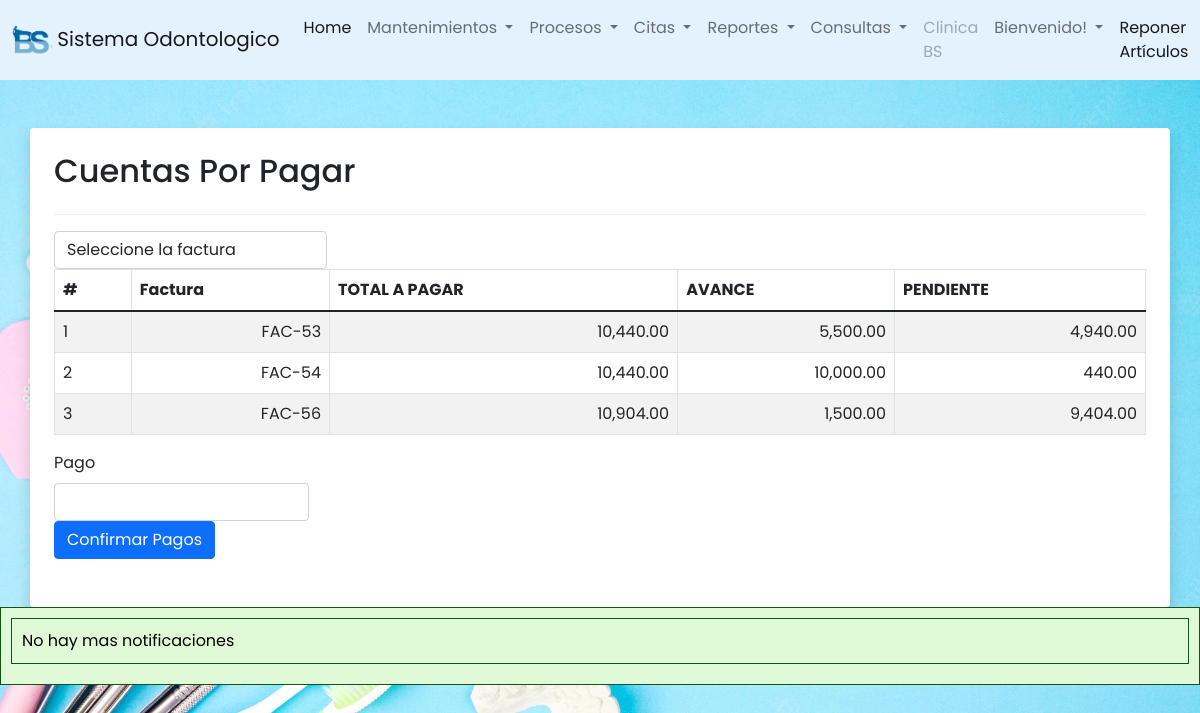
The page /odontologia/CXP/cxp.php on the database its author committed.
### tables this page shows
CREATE TABLE `cxp` (
  `id_cxp` int(11) NOT NULL,
  `id_fac` int(11) DEFAULT NULL,
  `pend` decimal(10,2) DEFAULT NULL,
  `pagado` decimal(10,2) DEFAULT NULL,
  `status` int(11) DEFAULT NULL
);

CREATE TABLE `factura_compra` (
  `id_fac` int(11) NOT NULL,
  `fec_fac` datetime DEFAULT NULL,
  `tip_fac` int(11) DEFAULT NULL,
  `subtotal` decimal(10,2) DEFAULT NULL,
  `itbis` decimal(10,2) DEFAULT NULL,
  `total` decimal(10,2) DEFAULT NULL,
  `status` int(11) DEFAULT NULL,
  `concepto` int(11) DEFAULT NULL,
  `entidad` int(11) DEFAULT NULL
);

### odontologia/CXP/cxp.php (the view, shortened to what this page needs)
 <?php include("../includes/header.php");
include("../conexion.php");
 ?>
<head><title>CXP</title></head>
<body>
	    <div class="container bg-white rounded shadow p-4 col-xl-4 col-lg-6" style="width: auto">
        <h2 class="w-100 text-left mb-4">Cuentas Por Pagar</h2>
        <hr style="color: #9999" />
        <form name="formulario" method="POST" action="insertar_cxp.php">
  <div class="row">
   <div id="div_facturacion">
   <div class="col-7 col-md-3">
               <select class="form-control" name="id_fac" required>
<option value="">Seleccione la factura</option>
</select>
   </div>
  <table class="table table-striped table-bordered">
  	<thead class="">
  	<tr>
  		<th style="text-align: left;">#</th>
  		<th>Factura</th>
  		<th>TOTAL A PAGAR</th>
  		<th>AVANCE</th>
  		<th>PENDIENTE</th>
  	</tr>
  	</thead>
  	<tbody>
  		      <?php
$sql="SELECT cxp.id_fac,cxp.pend Pendiente,cxp.pagado Pagado,f_c.total A_pagar,cxp.status FROM cxp inner join factura_compra f_c on f_c.id_fac=cxp.id_fac WHERE cxp.status=3";
                            $query = mysqli_query($conexion,$sql);
                            $i=0;
                 while ($valores = mysqli_fetch_array($query) ) {
$i++;
echo '
                                <tr>
                                <td style="text-align: left;">'.$i.'</td >
                               <td>'."FAC-".$valores['id_fac'].'</td>
                <td>'.number_format($valores["A_pagar"],2).'</td>
                <td>'.number_format($valores["Pagado"],2).'</td>
                <td>'.number_format($valores["Pendiente"],2).'</td>
                </tr>
     ';
}
                        ?>
  	</tbody>
  </table>
   </div>
<div class="col-7 col-md-3">
<label for="color" class="form-label">Pago</label>
<input class="form-control" id="pago" required type="number" name="pago" min="1">
</div>
  </div>
  <div class="col-7 col-md-3" >
    <button type="submit" class="btn btn-primary" name="guardar">Confirmar Pagos</button>
      </div>
</form>
<br>
    </div>
</body>
<?php include("../includes/footer.php"); ?>

### odontologia/includes/header.php (shortened to what this page needs)
<!DOCTYPE html>
<html lang="en">
<head>
  <link href="https://cdn.jsdelivr.net/npm/bootstrap@5.1.3/dist/css/bootstrap.min.css" rel="stylesheet">
  <link rel="stylesheet" href="../CSS/styl.css">
</head>
<body>
  <nav class="navbar navbar-expand-lg  navbar-light mb-5" style="background-color: #e3f2fd;">
    <div class="container-fluid">
      <a class="navbar-brand" href="#">
        <img src="../principal/bs.png" width="40" height="30" class="d-inline-block aling-top" alt="" loading="lazy">
        Sistema Odontologico</a>
      <div class="collapse navbar-collapse" id="navbarSupportedContent">
        <ul class="navbar-nav me-auto mb-2 mb-lg-0">
          <li class="nav-item">
            <a class="nav-link active" aria-current="page" href="../principal/menu.php">Home</a>
          </li>
          <li class="nav-item dropdown">
            <a class="nav-link dropdown-toggle" href="#" id="navbarDropdown" role="button" data-bs-toggle="dropdown" aria-expanded="false">
              Mantenimientos
            </a>
          </li>
          <li class="nav-item dropdown">
            <a class="nav-link dropdown-toggle" href="#" id="navbarDropdown" role="button" data-bs-toggle="dropdown" aria-expanded="false">
              Procesos
            </a>
          </li>
          <li class="nav-item dropdown">
            <a class="nav-link dropdown-toggle" href="#" id="navbarDropdown" role="button" data-bs-toggle="dropdown" aria-expanded="false">
              Citas
            </a>
          </li>
          <li class="nav-item dropdown">
            <a class="nav-link dropdown-toggle" href="#" id="navbarDropdown" role="button" data-bs-toggle="dropdown" aria-expanded="false">
              Reportes
            </a>
          </li>
          <li class="nav-item dropdown">
            <a class="nav-link dropdown-toggle" href="#" id="navbarDropdown" role="button" data-bs-toggle="dropdown" aria-expanded="false">
              Consultas
            </a>
          </li>
          <li class="nav-item">
            <a class="nav-link disabled">Clinica BS</a>
          </li>
          <li class="nav-item dropdown">
            <a class="nav-link dropdown-toggle" href="#" id="navbarDropdownMenuLink" role="button" data-bs-toggle="dropdown" aria-expanded="false">
              Bienvenido! <?php echo $_SESSION['cliente'];?> </a>
          </li>
          <li class="nav-item">
            <a class="nav-link active" aria-current="page" href="../includes/Ejecutar_procedure_reponer.php">Reponer Artículos</a>
          </li>
        </ul>
      </div>
    </div>
  </nav>
</body>
</html>

### odontologia/includes/footer.php (shortened to what this page needs)
<!DOCTYPE html>
<?php
include('ejecutar_procedimiento.php');
?>
<html lang="en">
<head>
    <link href="https://cdn.jsdelivr.net/npm/bootstrap@5.1.3/dist/css/bootstrap.min.css" rel="stylesheet"
>
    <link rel="stylesheet" href="https://use.fontawesome.com/releases/v5.6.3/css/all.css"
>
</head>
</html>

### odontologia/includes/ejecutar_procedimiento.php (shortened to what this page needs)
<body> <div class="no-notificacion">
<?php
$servername = "localhost";
$username = "root";
$password = "";
$database = "odontologia";
$conn = new mysqli($servername, $username, $password, $database);
$sql = "CALL CheckProductQuantity111(1)"; "SELECT @notification AS mensaje";
$result = $conn->multi_query($sql);
if ($result) {
    if (!$conn->errno) {
        echo '<div class="no-notificacion">No hay mas notificaciones</div>';
    }
} else {
    echo "Error al llamar al procedimiento: " . $conn->error;
}
?>
</div>
</body>

### odontologia/CSS/styl.css (style rules this page uses)
* { margin: 0; padding: 0; user-select: none; box-sizing: border-box; font-family: 'Poppins', sans-serif; }
body { margin: 0; background-image: url('fondo\ menu.webp'); background-size: cover; background-attachment: fixed; }

### odontologia/CXP/cxp.php (style rules this page uses)
td { text-align: right; }

### odontologia/includes/ejecutar_procedimiento.php (style rules this page uses)
.no-notificacion { background-color: #e0fad8; padding: 10px; margin-bottom: 10px; border: 1px solid #135219; color: #000000; }
body { background-color: #f0f0f0; font-family: Arial, sans-serif; color: #333; margin: 0; padding: 0; }

### rows shown on the page
cxp: id_fac "53", id_fac.total "10,440.00", pagado "5,500.00", pend "4,940.00"
cxp: id_fac "54", id_fac.total "10,440.00", pagado "10,000.00", pend "440.00"
cxp: id_fac "56", id_fac.total "10,904.00", pagado "1,500.00", pend "9,404.00"
